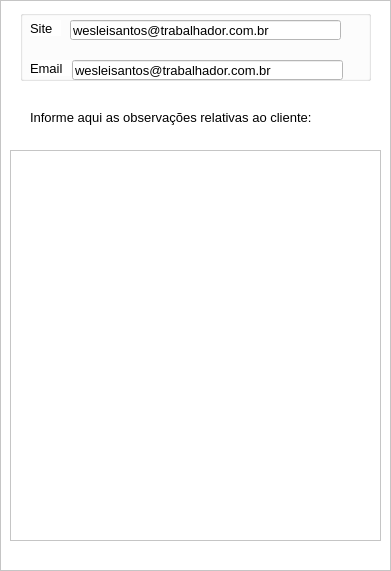
          <widget class="QFrame" name="frame_7">
           <property name="geometry">
            <rect>
             <x>926</x>
             <y>19</y>
             <width>391</width>
             <height>571</height>
            </rect>
           </property>
           <property name="styleSheet">
            <string notr="true">background-color: rgb(255, 255, 255);</string>
           </property>
           <property name="frameShape">
            <enum>QFrame::StyledPanel</enum>
           </property>
           <property name="frameShadow">
            <enum>QFrame::Raised</enum>
           </property>
           <widget class="QGroupBox" name="groupBox_33">
            <property name="geometry">
             <rect>
              <x>20</x>
              <y>10</y>
              <width>351</width>
              <height>71</height>
             </rect>
            </property>
            <property name="title">
             <string/>
            </property>
            <widget class="QLineEdit" name="lineEdit_50">
             <property name="geometry">
              <rect>
               <x>52</x>
               <y>50</y>
               <width>271</width>
               <height>20</height>
              </rect>
             </property>
             <property name="font">
              <font>
               <family>Arial</family>
               <pointsize>10</pointsize>
              </font>
             </property>
             <property name="styleSheet">
              <string notr="true">background-color: rgb(255, 255, 255);</string>
             </property>
             <property name="text">
              <string>wesleisantos@trabalhador.com.br</string>
             </property>
            </widget>
            <widget class="QLabel" name="label_55">
             <property name="geometry">
              <rect>
               <x>10</x>
               <y>10</y>
               <width>31</width>
               <height>16</height>
              </rect>
             </property>
             <property name="font">
              <font>
               <family>Arial</family>
               <pointsize>10</pointsize>
              </font>
             </property>
             <property name="text">
              <string>Site</string>
             </property>
            </widget>
            <widget class="QLineEdit" name="siteCliente">
             <property name="geometry">
              <rect>
               <x>50</x>
               <y>10</y>
               <width>271</width>
               <height>20</height>
              </rect>
             </property>
             <property name="font">
              <font>
               <family>Arial</family>
               <pointsize>10</pointsize>
              </font>
             </property>
             <property name="styleSheet">
              <string notr="true">background-color: rgb(202, 202, 202);
background-color: rgb(255, 255, 255);</string>
             </property>
             <property name="text">
              <string>wesleisantos@trabalhador.com.br</string>
             </property>
            </widget>
            <widget class="QLabel" name="label_56">
             <property name="geometry">
              <rect>
               <x>10</x>
               <y>50</y>
               <width>41</width>
               <height>16</height>
              </rect>
             </property>
             <property name="font">
              <font>
               <family>Arial</family>
               <pointsize>10</pointsize>
              </font>
             </property>
             <property name="text">
              <string>Email</string>
             </property>
            </widget>
           </widget>
           <widget class="QTextEdit" name="infoCliente">
            <property name="geometry">
             <rect>
              <x>10</x>
              <y>150</y>
              <width>371</width>
              <height>391</height>
             </rect>
            </property>
            <property name="font">
             <font>
              <pointsize>10</pointsize>
             </font>
            </property>
            <property name="styleSheet">
             <string notr="true">background-color: rgb(255, 255, 255);</string>
            </property>
           </widget>
           <widget class="QLabel" name="label_2">
            <property name="geometry">
             <rect>
              <x>30</x>
              <y>109</y>
              <width>331</width>
              <height>31</height>
             </rect>
            </property>
            <property name="font">
             <font>
              <pointsize>10</pointsize>
             </font>
            </property>
            <property name="text">
             <string>Informe aqui as observações relativas ao cliente:
</string>
            </property>
           </widget>
          </widget>
